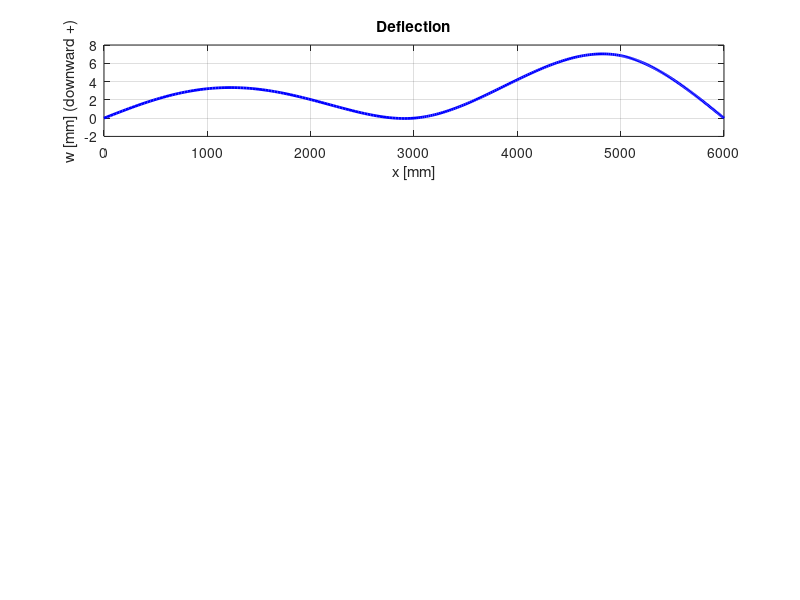

This chart was generated by the following MATLAB code: (Note: this script raises an error after producing the figure.)
% fem_beam_3elem.m -- Chapter 5: Worked Example
% Three-span continuous beam (from Analiza linijskog nosaca.pdf)
% Nodes: 1=0mm, 2=3000mm, 3=5000mm, 4=6000mm
% Cross-section: I-profile, I = 5481140 mm^4, z_max = 70 mm
% E = 210000 N/mm^2  -> EI in N*mm^2
% Loading: q = 10 N/mm (downward) on element 1 only
%          P = 30000 N (downward) at node 3
% BCs: pin at node 1 (w1=0), roller at node 2 (w2=0), roller at node 4 (w4=0)
%      rotations free at all nodes
% Sign convention: UPWARD-positive displacement and CCW-positive rotation
% (deflections downward will appear as negative values)
clear; clc; close all;

%% --- Parameters ---
E  = 210000;      % N/mm^2
Iy = 5481140;     % mm^4
EI = E * Iy;      % N*mm^2
z_max = 70;       % mm (half-height of I-section)

xn = [0; 3000; 5000; 6000];   % node coordinates [mm]
Le = diff(xn);                % element lengths: [3000, 2000, 1000] mm
nEl = 3;  nNodes = 4;  nDOF = 2*nNodes;
% DOF map: node i -> 2i-1 = w_i, 2i = theta_i
% DOFs: [w1 th1 w2 th2 w3 th3 w4 th4] = [1 2 3 4 5 6 7 8]

q1 = 10;      % N/mm, distributed load on element 1 (downward)
P  = 30000;   % N, concentrated load at node 3 (downward)

%% --- Element stiffness matrices ---
fprintf('=== Element Properties ===\n');
for e = 1:nEl
    L = Le(e);
    EIL3 = EI / L^3;
    ke{e} = EIL3 * [12,   6*L,  -12,   6*L;
                     6*L,  4*L^2, -6*L,  2*L^2;
                    -12,  -6*L,   12,  -6*L;
                     6*L,  2*L^2, -6*L,  4*L^2];
    fprintf('Element %d: L = %g mm, EI/L^3 = %.6g N/mm^3\n', e, L, EIL3);
    fprintf('  k_e(×10^-9) =\n'); disp(ke{e}*1e9);
end

%% --- Element load vectors ---
% Uniform load q on element 1 (downward -> negative in upward-positive convention)
L1 = Le(1);
fq1 = -q1 * L1/12 * [6; L1; 6; -L1];   % [N, N*mm, N, N*mm]
fprintf('Element 1 load vector (distributed q=%g N/mm):\n', q1);
fprintf('  fq1 = [%.4g; %.4g; %.4g; %.4g] [N or N*mm]\n\n', fq1(1),fq1(2),fq1(3),fq1(4));

%% --- Global assembly ---
K = zeros(nDOF);
for e = 1:nEl
    n1 = e; n2 = e+1;
    dofs = [2*n1-1, 2*n1, 2*n2-1, 2*n2];
    K(dofs, dofs) = K(dofs, dofs) + ke{e};
end

%% --- Global load vector ---
F = zeros(nDOF, 1);
% Distributed load on element 1 (DOFs 1,2,3,4)
F([1,2,3,4]) = F([1,2,3,4]) + fq1;
% Concentrated load at node 3, DOF 5 (w3), downward
F(5) = F(5) - P;

fprintf('=== Global Load Vector FG [N or N*mm] ===\n');
fprintf('  FG = ['); fprintf('%.4g ', F'); fprintf(']\n\n');

%% --- BCs: fixed DOFs = {1,3,7} (w1=0, w2=0, w4=0) ---
fixedDOFs = [1, 3, 7];
freeDOFs  = [2, 4, 5, 6, 8];

%% --- Reduced system ---
Kff = K(freeDOFs, freeDOFs);
Ff  = F(freeDOFs);

fprintf('=== Reduced 5x5 Stiffness Matrix Kff (×10^-9) ===\n');
disp(Kff * 1e9);
fprintf('Ff = ['); fprintf('%.4g ', Ff'); fprintf('] [N or N*mm]\n\n');

%% --- Solve ---
u_free = Kff \ Ff;
u = zeros(nDOF, 1);
u(freeDOFs) = u_free;

fprintf('=== Nodal DOFs ===\n');
labels = {'w1','th1','w2','th2','w3','th3','w4','th4'};
for i = 1:nDOF
    if any(fixedDOFs == i)
        fprintf('  %s = 0 (fixed)\n', labels{i});
    else
        fprintf('  %s = %+.6g', labels{i}, u(i));
        if mod(i,2)==1, fprintf(' mm\n'); else, fprintf(' rad\n'); end
    end
end

%% --- Reactions ---
R = K*u - F;
fprintf('\n=== Support Reactions ===\n');
fprintf('  R1 (w1): %+.4g N\n',  R(1));
fprintf('  R2 (w2): %+.4g N\n',  R(3));
fprintf('  R4 (w4): %+.4g N\n',  R(7));
fprintf('  Sum F_vertical: %.6g N (should be 0)\n\n', R(1)+R(3)+R(7)-P-q1*Le(1));

%% --- Internal fields ---
n_pts = 101;
w_all = []; th_all = []; My_all = []; Qz_all = []; x_all = [];

for e = 1:nEl
    n1 = e; n2 = e+1;
    dofs = [2*n1-1, 2*n1, 2*n2-1, 2*n2];
    ue  = u(dofs);
    L   = Le(e);
    xi  = linspace(0, L, n_pts);   % local coordinate
    q_e = 0;
    if e == 1, q_e = q1; end

    % Hermite shape functions and derivatives
    H1  = 1 - 3*(xi/L).^2 + 2*(xi/L).^3;
    H2  = xi.*(1 - xi/L).^2;
    H3  = 3*(xi/L).^2 - 2*(xi/L).^3;
    H4  = xi.*((xi/L).^2 - xi/L);
    H1p = (-6*xi/L^2 + 6*xi.^2/L^3);
    H2p = (1 - xi/L).^2 + xi.*2.*(1-xi/L).*(-1/L);
    H3p = (6*xi/L^2 - 6*xi.^2/L^3);
    H4p = (xi/L).^2 + xi.*2.*(xi/L).*(1/L) - xi./L.^2.*L;  % simplified below
    % Cleaner:
    H1pp = 12*xi/L^3 - 6/L^2;
    H2pp = 6*xi/L^2 - 4/L;
    H3pp = -12*xi/L^3 + 6/L^2;
    H4pp = 6*xi/L^2 - 2/L;
    H1ppp = 12/L^3 * ones(size(xi));
    H2ppp = 6/L^2  * ones(size(xi));
    H3ppp = -12/L^3 * ones(size(xi));
    H4ppp = 6/L^2  * ones(size(xi));

    % FEM displacement and slope
    w_el  = H1*ue(1) + H2*ue(2) + H3*ue(3) + H4*ue(4);
    th_el = H1p.*ue(1) + H2p.*ue(2) + H3p.*ue(3) + H4p.*ue(4);

    % Add particular solution for element 1 under uniform load
    % v_p(xi) = -q/(24EI) * xi^2*(L-xi)^2  [upward-positive -> downward load -> negative]
    if e == 1
        vp    = -q_e/(24*EI) * xi.^2 .* (L - xi).^2;
        w_el  = w_el + vp;
        thp   = -q_e/(24*EI) * (2*xi.*(L-xi).^2 - 2*xi.^2.*(L-xi));
        th_el = th_el + thp;
    end

    % Bending moment: M = +EI * v''  (sagging positive convention)
    v2nd = H1pp*ue(1) + H2pp*ue(2) + H3pp*ue(3) + H4pp*ue(4);
    if e == 1
        % v_p'' = -q/(24EI) * (2L^2 - 12Lx + 12x^2)
        vp2nd = -q_e/(24*EI) * (2*L^2 - 12*L*xi + 12*xi.^2);
        v2nd  = v2nd + vp2nd;
    end
    My_el = EI * v2nd;

    % Shear force: Q = +EI * v'''  (positive = upward on left face)
    v3rd = H1ppp*ue(1) + H2ppp*ue(2) + H3ppp*ue(3) + H4ppp*ue(4);
    if e == 1
        % v_p''' = q/(2EI) * (L - 2x)  [derived from v_p = -q/(24EI)*x^2*(L-x)^2]
        vp3rd = q_e/(2*EI) * (L - 2*xi);
        v3rd  = v3rd + vp3rd;
    end
    Qz_el = EI * v3rd;

    x_el   = xn(e) + xi;
    w_all  = [w_all,  w_el];
    th_all = [th_all, th_el];
    My_all = [My_all, My_el];
    Qz_all = [Qz_all, Qz_el];
    x_all  = [x_all,  x_el];
end

%% --- Max values ---
fprintf('=== Internal Force Extremes ===\n');
[My_max, idx] = max(My_all);
fprintf('  M_max = %.4g N*mm at x = %.4g mm\n', My_max, x_all(idx));
[My_min, idx] = min(My_all);
fprintf('  M_min = %.4g N*mm at x = %.4g mm\n', My_min, x_all(idx));

sig_max = max(abs([My_max, My_min])) * z_max / Iy;
fprintf('\n=== Maximum Normal Stress ===\n');
fprintf('  sigma_max = M_max * z_max / Iy = %.4g N/mm^2 = %.4g MPa\n', sig_max, sig_max);

%% --- Figure ---
figure('Color','white','Position',[100 100 900 900]);

subplot(4,1,1);
plot(x_all, -w_all, 'b-', 'LineWidth', 2);  % plot downward deflection as positive
xlabel('x [mm]'); ylabel('w [mm] (downward +)');
title('Deflection'); grid on;
yline(0,'k--'); set(gca,'YDir','reverse');

subplot(4,1,2);
plot(x_all, th_all*1e3, 'b-', 'LineWidth', 2);
xlabel('x [mm]'); ylabel('\theta [mrad]');
title('Slope (rotation)'); grid on; yline(0,'k--');

subplot(4,1,3);
plot(x_all, My_all*1e-6, 'r-', 'LineWidth', 2);
xlabel('x [mm]'); ylabel('M [kN\cdotm]');
title('Bending moment'); grid on; yline(0,'k--');

subplot(4,1,4);
plot(x_all, Qz_all*1e-3, 'm-', 'LineWidth', 2);
xlabel('x [mm]'); ylabel('Q [kN]');
title('Shear force'); grid on; yline(0,'k--');

exportgraphics(gcf,'../figures/beam_continuous_results.pdf','ContentType','vector');
exportgraphics(gcf,'../figures/beam_continuous_results.png','Resolution',300);
fprintf('\nFigures saved.\n');
